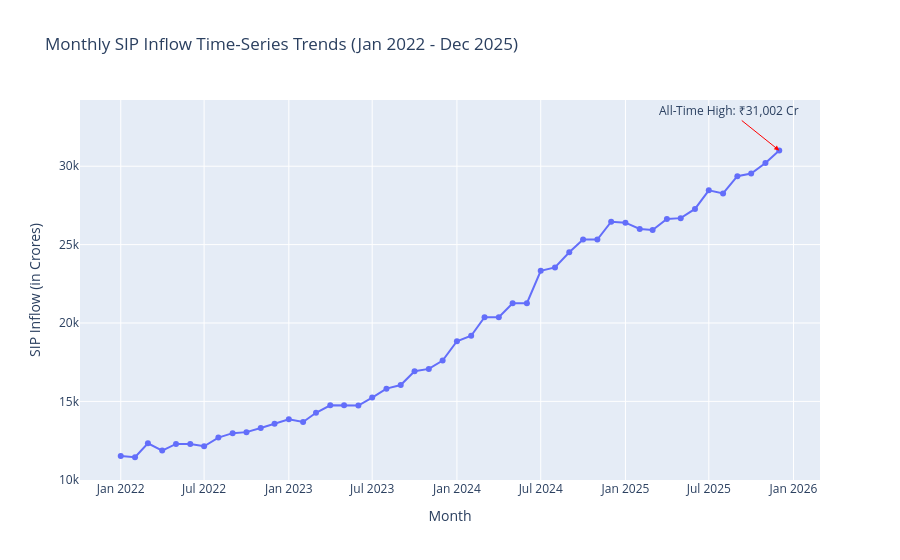

Notebook source saved alongside this figure:
### Code cell
df_sip_track = pd.read_csv("C:\\Users\\Mahakaal\\capstone_project\\data\\raw\\04_monthly_sip_inflows.csv")

fig3 = px.line(df_sip_track, x='month', y='sip_inflow_crore', 
              title='Monthly SIP Inflow Time-Series Trends (Jan 2022 - Dec 2025)', markers=True)

fig3.add_annotation(x="2025-12", y=31002, text="All-Time High: ₹31,002 Cr",
                    showarrow=True, arrowhead=2, arrowcolor="red", ax=-50, ay=-40)

fig3.update_layout(xaxis_title="Month", yaxis_title="SIP Inflow (in Crores)")
fig3.show()

### Figure 1 — Plotly figure (JSON) as saved in the notebook; plotly's stock layout.template omitted (floating-point values rounded to 4 significant figures)
{"data": [{"hovertemplate": "month=%{x}<br>sip_inflow_crore=%{y}<extra></extra>", "legendgroup": "", "line": {"color": "#636efa", "dash": "solid"}, "marker": {"symbol": "circle"}, "mode": "lines+markers", "name": "", "orientation": "v", "showlegend": false, "type": "scatter", "x": ["2022-01", "2022-02", "2022-03", "2022-04", "2022-05", "2022-06", "2022-07", "2022-08", "2022-09", "2022-10", "2022-11", "2022-12", "2023-01", "2023-02", "2023-03", "2023-04", "2023-05", "2023-06", "2023-07", "2023-08", "2023-09", "2023-10", "2023-11", "2023-12", "2024-01", "2024-02", "2024-03", "2024-04", "2024-05", "2024-06", "2024-07", "2024-08", "2024-09", "2024-10", "2024-11", "2024-12", "2025-01", "2025-02", "2025-03", "2025-04", "2025-05", "2025-06", "2025-07", "2025-08", "2025-09", "2025-10", "2025-11", "2025-12"], "xaxis": "x", "y": [11517, 11438, 12328, 11863, 12286, 12276, 12140, 12694, 12976, 13040, 13306, 13573, 13856, 13687, 14276, 14749, 14749, 14734, 15245, 15814, 16042, 16928, 17073, 17610, 18838, 19187, 20371, 20371, 21262, 21262, 23332, 23547, 24509, 25323, 25320, 26459, 26400, 25999, 25926, 26632, 26688, 27274, 28464, 28265, 29361, 29529, 30200, 31002], "yaxis": "y"}], "layout": {"annotations": [{"arrowcolor": "red", "arrowhead": 2, "ax": -50, "ay": -40, "showarrow": true, "text": "All-Time High: ₹31,002 Cr", "x": "2025-12", "y": 31002}], "legend": {"tracegroupgap": 0}, "title": {"text": "Monthly SIP Inflow Time-Series Trends (Jan 2022 - Dec 2025)"}, "xaxis": {"anchor": "y", "domain": [0, 1], "title": {"text": "Month"}}, "yaxis": {"anchor": "x", "domain": [0, 1], "title": {"text": "SIP Inflow (in Crores)"}}}}
